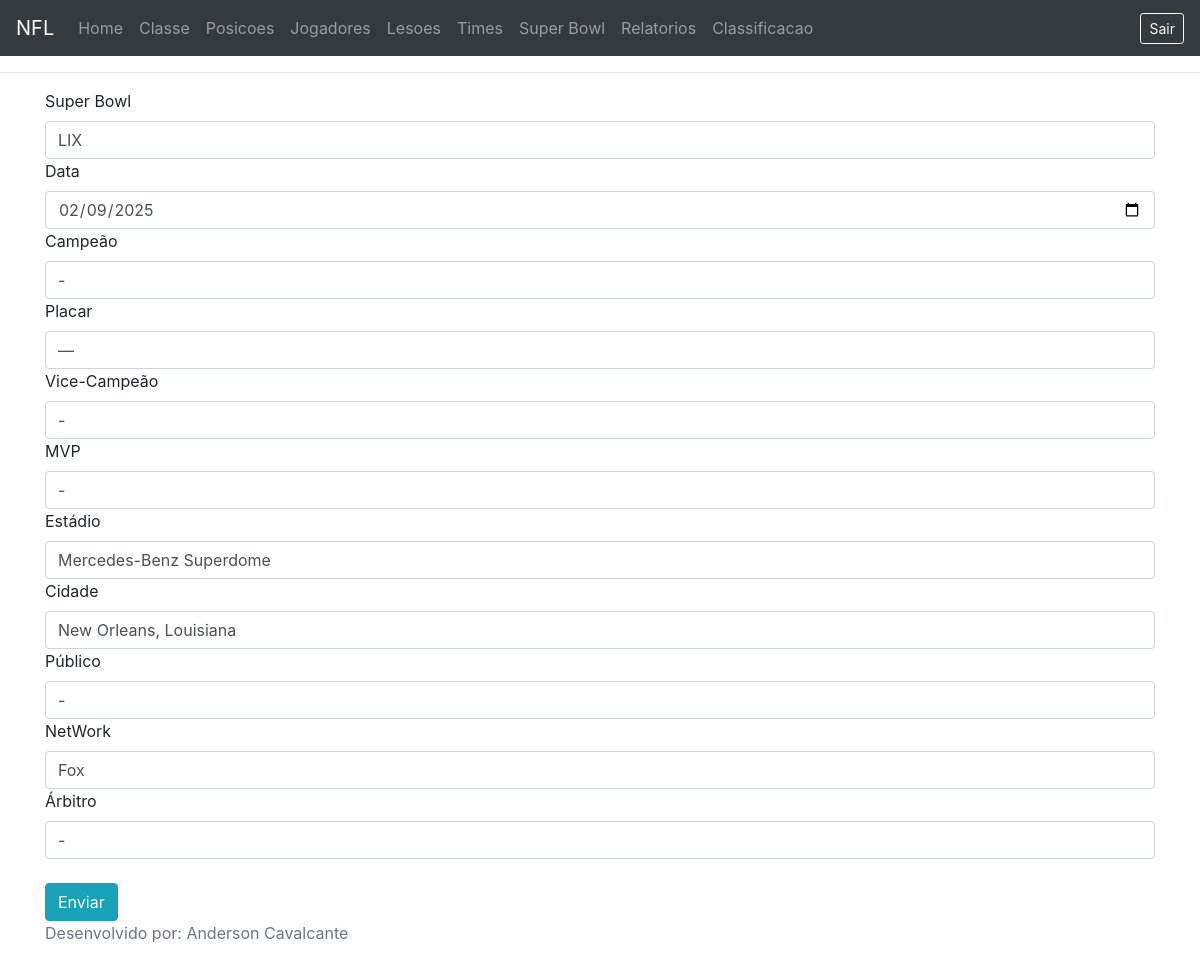
/sb/sb.php?acao=buscar&id=91 (signed in), run on the app's committed database.
### tables this page shows
CREATE TABLE `sb` (
  `id` int(100) NOT NULL,
  `nome` varchar(100) NOT NULL,
  `data` date NOT NULL,
  `campeao` varchar(100) NOT NULL,
  `placar` varchar(100) NOT NULL,
  `vice-campeao` varchar(100) NOT NULL,
  `mvp` varchar(100) NOT NULL,
  `estadio` varchar(100) NOT NULL,
  `cidade` varchar(100) NOT NULL,
  `publico` varchar(100) NOT NULL,
  `network` varchar(100) NOT NULL,
  `juiz` varchar(100) NOT NULL
);

### sb/form_sb.php (the view)
<?php
    if(isset($registro)) $acao = "sb.php?acao=atualizar&id=".$registro['id'];
    else $acao = "sb.php?acao=gravar";
?>
<div class="container">
    <form class="" action="<?php echo $acao; ?>" method="post">
        <div class="from-group">
            <label for="nome">Super Bowl</label>
            <input id="nome" class="form-control" type="text" name="nome"
                value="<?php if(isset($registro)) echo $registro['nome']; ?>" required>
        </div>
        <div class="from-group">
            <label for="data">Data</label>
            <input id="data" class="form-control" type="date" name="data"
                value="<?php if(isset($registro)) echo $registro['data']; ?>" maxlength="500" required>
        </div>
        <div class="from-group">
            <label for="nome">Campeão</label>
            <input id="nome" class="form-control" type="text" name="campeao"
                value="<?php if(isset($registro)) echo $registro['campeao']; ?>" required>
        </div>
        <div class="from-group">
            <label for="nome">Placar</label>
            <input id="nome" class="form-control" type="text" name="placar"
                value="<?php if(isset($registro)) echo $registro['placar']; ?>" required>
        </div>
        <div class="from-group">
            <label for="nome">Vice-Campeão</label>
            <input id="nome" class="form-control" type="text" name="vice-campeao"
                value="<?php if(isset($registro)) echo $registro['vice-campeao']; ?>" required>
        </div>
        <div class="from-group">
            <label for="nome">MVP</label>
            <input id="nome" class="form-control" type="text" name="mvp"
                value="<?php if(isset($registro)) echo $registro['mvp']; ?>" required>
        </div>
        <div class="from-group">
            <label for="nome">Estádio</label>
            <input id="nome" class="form-control" type="text" name="estadio"
                value="<?php if(isset($registro)) echo $registro['estadio']; ?>" required>
        </div>
        <div class="from-group">
            <label for="nome">Cidade</label>
            <input id="nome" class="form-control" type="text" name="cidade"
                value="<?php if(isset($registro)) echo $registro['cidade']; ?>" required>
        </div>
        <div class="from-group">
            <label for="nome">Público</label>
            <input id="nome" class="form-control" type="text" name="publico"
                value="<?php if(isset($registro)) echo $registro['publico']; ?>" required>
        </div>
        <div class="from-group">
            <label for="nome">NetWork</label>
            <input id="nome" class="form-control" type="text" name="network"
                value="<?php if(isset($registro)) echo $registro['network']; ?>" required>
        </div>
        <div class="from-group">
            <label for="nome">Árbitro</label>
            <input id="nome" class="form-control" type="text" name="juiz"
                value="<?php if(isset($registro)) echo $registro['juiz']; ?>" required>
        </div>
        <br>
        <button class="btn btn-info" type="submit">Enviar</button>
    </form>
</div>

### data on the page
sb: nome "LIX", data "02/09/2025", campeao "-", placar "—", vice-campeao "-", mvp "-", estadio "Mercedes-Benz Superdome", cidade "New Orleans, Louisiana", publico "-", network "Fox", juiz "-"
